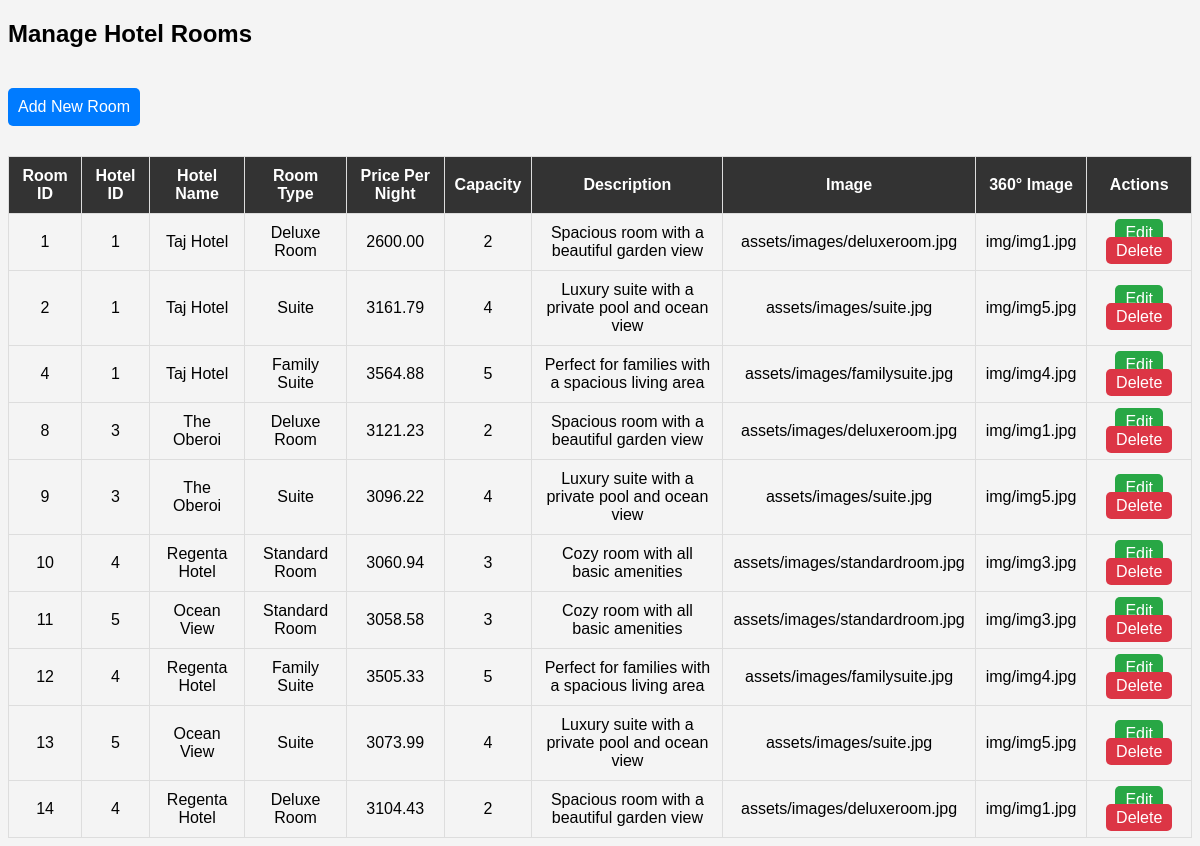
Page /admin/hotelrooms.php (signed in) on the committed database.
### tables this page shows
CREATE TABLE `rooms1` (
  `room_id` int(11) NOT NULL,
  `hotel_id` int(11) NOT NULL,
  `hotel_name` varchar(255) NOT NULL,
  `room_type` varchar(255) NOT NULL,
  `price_per_night` decimal(10,2) NOT NULL,
  `capacity` int(11) DEFAULT 1,
  `description` text DEFAULT NULL,
  `image_url` varchar(255) NOT NULL,
  `360_image_url` varchar(255) NOT NULL,
  `created_at` timestamp NOT NULL DEFAULT current_timestamp()
);

### admin/hotelrooms.php (the view, shortened to what this page needs)
<?php
$conn = mysqli_connect("localhost", "root", "", "bookmyroom") or die("Database Error");
$result = mysqli_query($conn, "SELECT * FROM rooms1");
?>
<!DOCTYPE html>
<html lang="en">
<head>
</head>
<body>
    <h2>Manage Hotel Rooms</h2>
    <a href="inserthotelroom.php" class="add-btn">Add New Room</a>
    <table>
        <tr>
            <th>Room ID</th>
            <th>Hotel ID</th>
            <th>Hotel Name</th>
            <th>Room Type</th>
            <th>Price Per Night</th>
            <th>Capacity</th>
            <th>Description</th>
            <th>Image</th>
            <th>360° Image</th>
            <th>Actions</th>
        </tr>
        <?php while ($row = mysqli_fetch_assoc($result)): ?>
            <tr>
                <td><?php echo htmlspecialchars($row['room_id']); ?></td>
                <td><?php echo htmlspecialchars($row['hotel_id']); ?></td>
                <td><?php echo htmlspecialchars($row['hotel_name']); ?></td>
                <td><?php echo htmlspecialchars($row['room_type']); ?></td>
                <td><?php echo htmlspecialchars($row['price_per_night']); ?></td>
                <td><?php echo htmlspecialchars($row['capacity']); ?></td>
                <td><?php echo htmlspecialchars($row['description']); ?></td>
                <td><?php echo htmlspecialchars($row['image_url']); ?></td>
                <td><?php echo htmlspecialchars($row['360_image_url']); ?></td>
                <td>
                    <a href="edithotelroom.php?room_id=<?php echo $row['room_id']; ?>" class="edit-btn">Edit</a>
                    <a href="deletehotelroom.php?room_id=<?php echo $row['room_id']; ?>" class="delete-btn" onclick="return confirm('Are you sure you want to delete this room?');">Delete</a>
                </td>
            </tr>
        <?php endwhile; ?>
    </table>
</body>
</html>

### admin/hotelrooms.php (style rules this page uses)
body { font-family: Arial, sans-serif; background-color: #f4f4f4; }
table { width: 100%; border-collapse: collapse; margin-top: 20px; }
th, td { border: 1px solid #ddd; padding: 10px; text-align: center; }
th { background-color: #333; color: white; }
a { text-decoration: none; padding: 5px 10px; border-radius: 5px; color: white; }
.edit-btn { background-color: #28a745; }
.delete-btn { background-color: #dc3545; }
.add-btn { background-color: #007bff; padding: 10px; margin-top: 20px; display: inline-block; margin-bottom: 10px; }

### rows in the picture
rooms1: room_id "1", hotel "1", hotel_name "Taj Hotel", room_type "Deluxe Room", price_per_night "2600.00", capacity "2", description "Spacious room with a beautiful garden view", image_url "assets/images/deluxeroom.jpg", 360_image_url "img/img1.jpg"
rooms1: room_id "2", hotel "1", hotel_name "Taj Hotel", room_type "Suite", price_per_night "3161.79", capacity "4", description "Luxury suite with a private pool and ocean view", image_url "assets/images/suite.jpg", 360_image_url "img/img5.jpg"
rooms1: room_id "4", hotel "1", hotel_name "Taj Hotel", room_type "Family Suite", price_per_night "3564.88", capacity "5", description "Perfect for families with a spacious living area", image_url "assets/images/familysuite.jpg", 360_image_url "img/img4.jpg"
rooms1: room_id "8", hotel "3", hotel_name "The Oberoi", room_type "Deluxe Room", price_per_night "3121.23", capacity "2", description "Spacious room with a beautiful garden view", image_url "assets/images/deluxeroom.jpg", 360_image_url "img/img1.jpg"
rooms1: room_id "9", hotel "3", hotel_name "The Oberoi", room_type "Suite", price_per_night "3096.22", capacity "4", description "Luxury suite with a private pool and ocean view", image_url "assets/images/suite.jpg", 360_image_url "img/img5.jpg"
rooms1: room_id "10", hotel "4", hotel_name "Regenta Hotel", room_type "Standard Room", price_per_night "3060.94", capacity "3", description "Cozy room with all basic amenities", image_url "assets/images/standardroom.jpg", 360_image_url "img/img3.jpg"
rooms1: room_id "11", hotel "5", hotel_name "Ocean View", room_type "Standard Room", price_per_night "3058.58", capacity "3", description "Cozy room with all basic amenities", image_url "assets/images/standardroom.jpg", 360_image_url "img/img3.jpg"
rooms1: room_id "12", hotel "4", hotel_name "Regenta Hotel", room_type "Family Suite", price_per_night "3505.33", capacity "5", description "Perfect for families with a spacious living area", image_url "assets/images/familysuite.jpg", 360_image_url "img/img4.jpg"
rooms1: room_id "13", hotel "5", hotel_name "Ocean View", room_type "Suite", price_per_night "3073.99", capacity "4", description "Luxury suite with a private pool and ocean view", image_url "assets/images/suite.jpg", 360_image_url "img/img5.jpg"
rooms1: room_id "14", hotel "4", hotel_name "Regenta Hotel", room_type "Deluxe Room", price_per_night "3104.43", capacity "2", description "Spacious room with a beautiful garden view", image_url "assets/images/deluxeroom.jpg", 360_image_url "img/img1.jpg"
